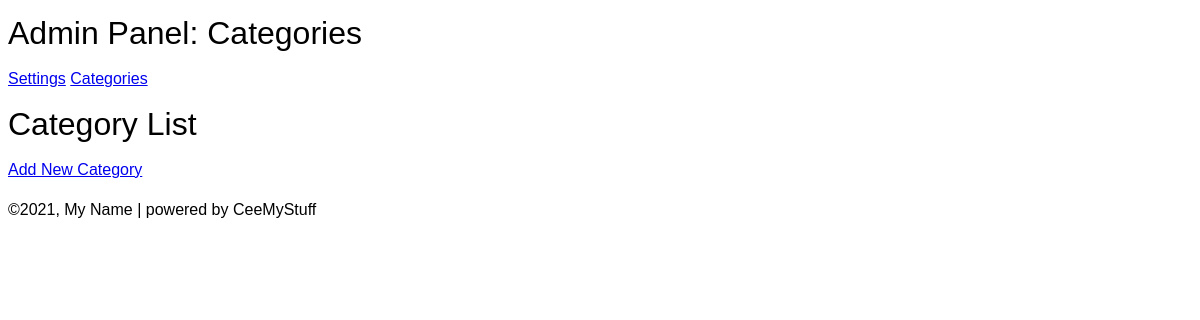
The page /admin/categories.php on the database as committed earlier.
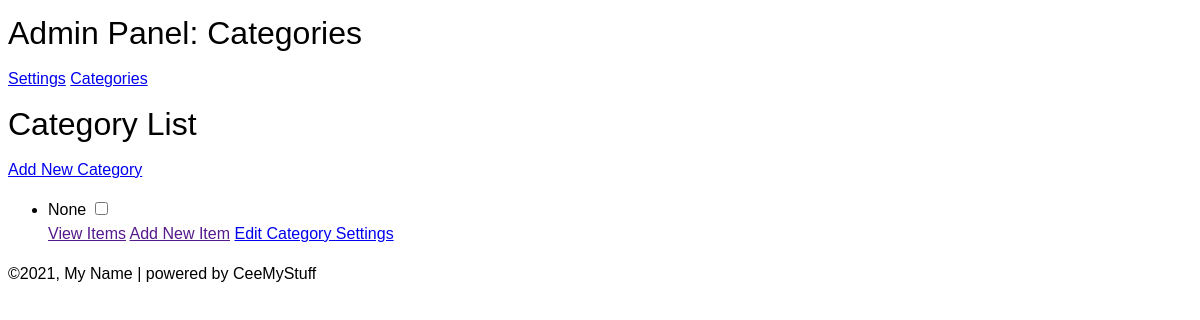
The same page on the database as committed later.
### tables this page shows
CREATE TABLE Categories (
    ID INTEGER PRIMARY KEY AUTOINCREMENT NOT NULL,
    Index_Order INTEGER,
    Name TEXT UNIQUE NOT NULL,
    Blurb TEXT,
    Header_Img_Path TEXT,
    Show_Images INTEGER NOT NULL DEFAULT 1,
    Show_Titles INTEGER NOT NULL DEFAULT 1,
    Show_Captions INTEGER NOT NULL DEFAULT 1,
    Automate_Thumbs INTEGER NOT NULL DEFAULT 1,
    Thumb_Size INTEGER NOT NULL DEFAULT 125,
    Thumb_Size_Axis INTEGER NOT NULL DEFAULT 0,
    Hidden INTEGER NOT NULL DEFAULT 0,
    Format_ID INTEGER
);

### library/functions.php (the view, shortened to what this page needs)
<?php
$root = $_SERVER['DOCUMENT_ROOT'].dirname($_SERVER['PHP_SELF'], 2);
$db = $root.'/data/database.db';
function show($input) {
    if ($input) {
        echo $input;
    } else {
        return;
    }
}
function getCatList() {
    global $db;
    $conn = new SQLite3($db);
    $catList = array();
    $qry = 'SELECT ID, Name FROM Categories;';
    $result = $conn->prepare($qry)->execute();
    while ($row = $result->fetchArray(SQLITE3_ASSOC)) {
        $catList[]=$row;
    }
    return $catList;
}

### components/header.php (shortened to what this page needs)
<!DOCTYPE html>
<html lang="en">
<head>
    <?php if ($admin_panel) : ?>
        <link  rel="stylesheet" href="admin.css">
    <?php endif; ?>
</head>
<body>
    <?php if ($page_title) :?>
        <h1><?show($page_title);?></h1>
    <?php endif; ?>
    <?php if ($admin_panel) :
        include $root.'/admin/_components/menu.inc.php';
    endif; ?>

### admin/_components/menu.inc.php (shortened to what this page needs)
<a href="<?show($route)?>/settings.php">Settings</a>
<a href="<?show($route)?>/categories.php">Categories</a>

### admin/categories.php (shortened to what this page needs)
<?php
$root = $_SERVER['DOCUMENT_ROOT'].dirname($_SERVER['PHP_SELF'], 2);
include_once $root.'/components/info-head.php';
$admin_panel = true;
$page_title = 'Admin Panel: Categories';
include $root.'/components/header.php';
if (isset($_GET['task'])) {
    $task = $_GET['task'];
} else {
    $task = false;
}
?>
<main>
<?php if ($task==='create') :
    include '_components/category-create.inc.php';
else :
    include '_components/category-list.inc.php';
endif;?>
</main>
<?php
include $root.'/components/footer.php';

### admin/_components/category-list.inc.php
<?php $catList = getCatList(); ?>
<h1>Category List</h1>
<a href="?task=create">Add New Category</a>
<?php if ($catList) : ?>
    <ul class="index-list">
    <?php foreach ($catList AS $cat) : ?>
        <li>
            <label for="cat_<?show($cat['ID']);?>"><?show($cat['Name']);?></label>
            <input type="checkbox" id="cat_<?show($cat['ID']);?>" class="invis-chktoggle">
            <div class="show-when-sib-chkd">
                <a href="">View Items</a>
                <a href="">Add New Item</a>
                <a href="?task=edit">Edit Category Settings</a>
            </div>
        </li>
    <?php endforeach;?>
    </ul>
<?php endif;?>

### components/footer.php
<footer>
<p>&copy;<?show(date("Y"))?>, <?show($set["owner_name"]);?> | powered by CeeMyStuff</p>
</footer>
</body>
</html>

### admin/admin.css (style rules this page uses)
html * { box-sizing: border-box; }
html { font-size: 16px; max-width: 100%; font-family: Verdana, 'Geneva', Tahoma, Arial, sans-serif; }
body { line-height: 1.5em; }
h1, h2, h3 { font-family: 'Futura', Verdana, 'Geneva', Tahoma, Arial, sans-serif; font-weight: normal; }

Rows that differ between the two databases and show on the page:
added categories: Name "None"
